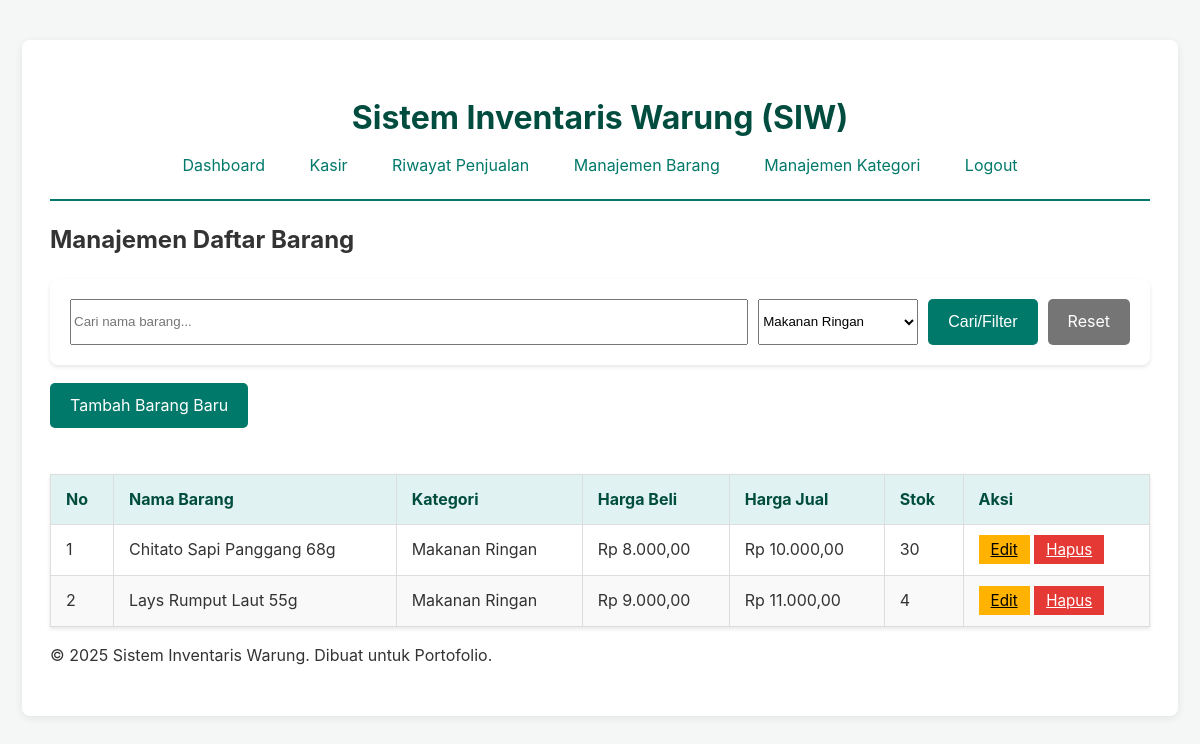
Screenshot of /public/daftar_barang.php?filter_kategori=1 (signed in) with the database file from the repository.
### tables this page shows
CREATE TABLE tabel_barang (
    id_barang INT AUTO_INCREMENT PRIMARY KEY,
    nama_barang VARCHAR(255) NOT NULL,
    id_kategori INT NOT NULL,
    harga_beli DECIMAL(10, 2) NOT NULL,
    harga_jual DECIMAL(10, 2) NOT NULL,
    stok INT NOT NULL,
    is_deleted TINYINT(1) NOT NULL DEFAULT 0,
    FOREIGN KEY (id_kategori) REFERENCES tabel_kategori(id_kategori) ON DELETE RESTRICT ON UPDATE CASCADE
);

CREATE TABLE tabel_kategori (
    id_kategori INT AUTO_INCREMENT PRIMARY KEY,
    nama_kategori VARCHAR(100) NOT NULL
);

### public/daftar_barang.php (the view, shortened to what this page needs)
<?php
require_once '../config/database.php';
require_once 'templates/header.php';
$stmt = $pdo->query("
    SELECT b.id_barang, b.nama_barang, k.nama_kategori, b.harga_beli, b.harga_jual, b.stok
    FROM tabel_barang b
    LEFT JOIN tabel_kategori k ON b.id_kategori = k.id_kategori
    WHERE b.is_deleted = 0
    ORDER BY b.nama_barang ASC
");
$barang_list = $stmt->fetchAll();
$kategori_stmt = $pdo->query("SELECT * FROM tabel_kategori ORDER BY nama_kategori");
$kategori_list = $kategori_stmt->fetchAll(PDO::FETCH_ASSOC);
$search = isset($_GET['search']) ? trim($_GET['search']) : '';
$filter_kategori = isset($_GET['filter_kategori']) ? $_GET['filter_kategori'] : '';
$where = [];
$params = [];
if ($filter_kategori !== '' && is_numeric($filter_kategori)) {
    $where[] = "b.id_kategori = ?";
    $params[] = $filter_kategori;
}
$where[] = "b.is_deleted = 0";
$sql = "
    SELECT b.id_barang, b.nama_barang, k.nama_kategori, b.harga_beli, b.harga_jual, b.stok
    FROM tabel_barang b
    LEFT JOIN tabel_kategori k ON b.id_kategori = k.id_kategori
";
if ($where) {
    $sql .= " WHERE " . implode(' AND ', $where);
}
$sql .= " ORDER BY b.nama_barang ASC";
$stmt = $pdo->prepare($sql);
$stmt->execute($params);
$barang_list = $stmt->fetchAll();
?>
<h2>Manajemen Daftar Barang</h2>
<form method="get" style="margin-bottom:18px; display:flex; gap:10px; flex-wrap:wrap;">
    <input type="text" name="search" placeholder="Cari nama barang..." value="<?php echo htmlspecialchars($search); ?>" style="flex:1; min-width:180px;">
    <select name="filter_kategori" style="min-width:160px;">
        <?php foreach ($kategori_list as $kategori): ?>
            <option value="<?php echo $kategori['id_kategori']; ?>" <?php if ($filter_kategori == $kategori['id_kategori']) echo 'selected'; ?>>
                <?php echo htmlspecialchars($kategori['nama_kategori']); ?>
            </option>
        <?php endforeach; ?>
    </select>
    <button type="submit" class="btn">Cari/Filter</button>
    <a href="daftar_barang.php" class="btn btn-secondary">Reset</a>
</form>
<a href="tambah_barang.php" class="btn">Tambah Barang Baru</a>
<br><br>
<table>
    <thead>
        <tr>
            <th>No</th>
            <th>Nama Barang</th>
            <th>Kategori</th>
            <th>Harga Beli</th>
            <th>Harga Jual</th>
            <th>Stok</th>
            <th>Aksi</th>
        </tr>
    </thead>
    <tbody>
        <?php if (count($barang_list) > 0):?>
            <?php foreach ($barang_list as $index => $barang):?>
                <tr>
                    <td><?php echo $index + 1;?></td>
                    <td><?php echo htmlspecialchars($barang['nama_barang']);?></td>
                    <td><?php echo htmlspecialchars($barang['nama_kategori']);?></td>
                    <td>Rp <?php echo number_format($barang['harga_beli'], 2, ',', '.');?></td>
                    <td>Rp <?php echo number_format($barang['harga_jual'], 2, ',', '.');?></td>
                    <td><?php echo $barang['stok'];?></td>
                    <td>
                        <a href="edit_barang.php?id=<?php echo $barang['id_barang'];?>" class="btn-edit">Edit</a>
                        <a href="barang_handler.php?hapus_id=<?php echo $barang['id_barang'];?>" class="btn-hapus" onclick="return confirm('Apakah Anda yakin ingin menghapus barang ini?');">Hapus</a>
                    </td>
                </tr>
            <?php endforeach;?>
        <?php else:?>
            <tr>
                <td colspan="7">Belum ada data barang.</td>
            </tr>
        <?php endif;?>
    </tbody>
</table>
<?php require_once 'templates/footer.php';?>

### public/style.css (style rules this page uses)
body { font-family: -apple-system, BlinkMacSystemFont, "Segoe UI", Roboto, Helvetica, Arial, sans-serif; line-height: 1.6; background-color: #f4f7f6; color: #333; margin: 0; }
table { width: 100%; border-collapse: collapse; margin-top: 20px; background-color: #fff; box-shadow: 0 2px 4px rgba(0,0,0,0.1); }
th, td { padding: 12px 15px; border: 1px solid #ddd; text-align: left; }
thead th { background-color: #e0f2f1; color: #004d40; font-weight: bold; }
tbody tr:nth-child(even) { background-color: #f9f9f9; }
form { background-color: #fff; padding: 20px; border-radius: 8px; box-shadow: 0 2px 4px rgba(0,0,0,0.1); }
.btn, button { display: inline-block; background-color: #00796b; color: #fff; padding: 10px 20px; border: none; border-radius: 5px; cursor: pointer; text-decoration: none; font-size: 1rem; transition: background 0.2s; }
.btn-secondary { background-color: #757575; color: #fff; }
.btn-edit { background-color: #ffb300; color: #000; padding: 5px 12px; font-size: 0.95rem; }
.btn-hapus { background-color: #e53935; color: #fff; padding: 5px 12px; font-size: 0.95rem; }

### rows the page displays
tabel_barang: nama_barang "Chitato Sapi Panggang 68g", id_kategori.nama_kategori "Makanan Ringan", harga_beli "8.000,00", harga_jual "10.000,00", stok "30"
tabel_barang: nama_barang "Lays Rumput Laut 55g", id_kategori.nama_kategori "Makanan Ringan", harga_beli "9.000,00", harga_jual "11.000,00", stok "4"

### other values shown
form field filter_kategori "Makanan Ringan"
